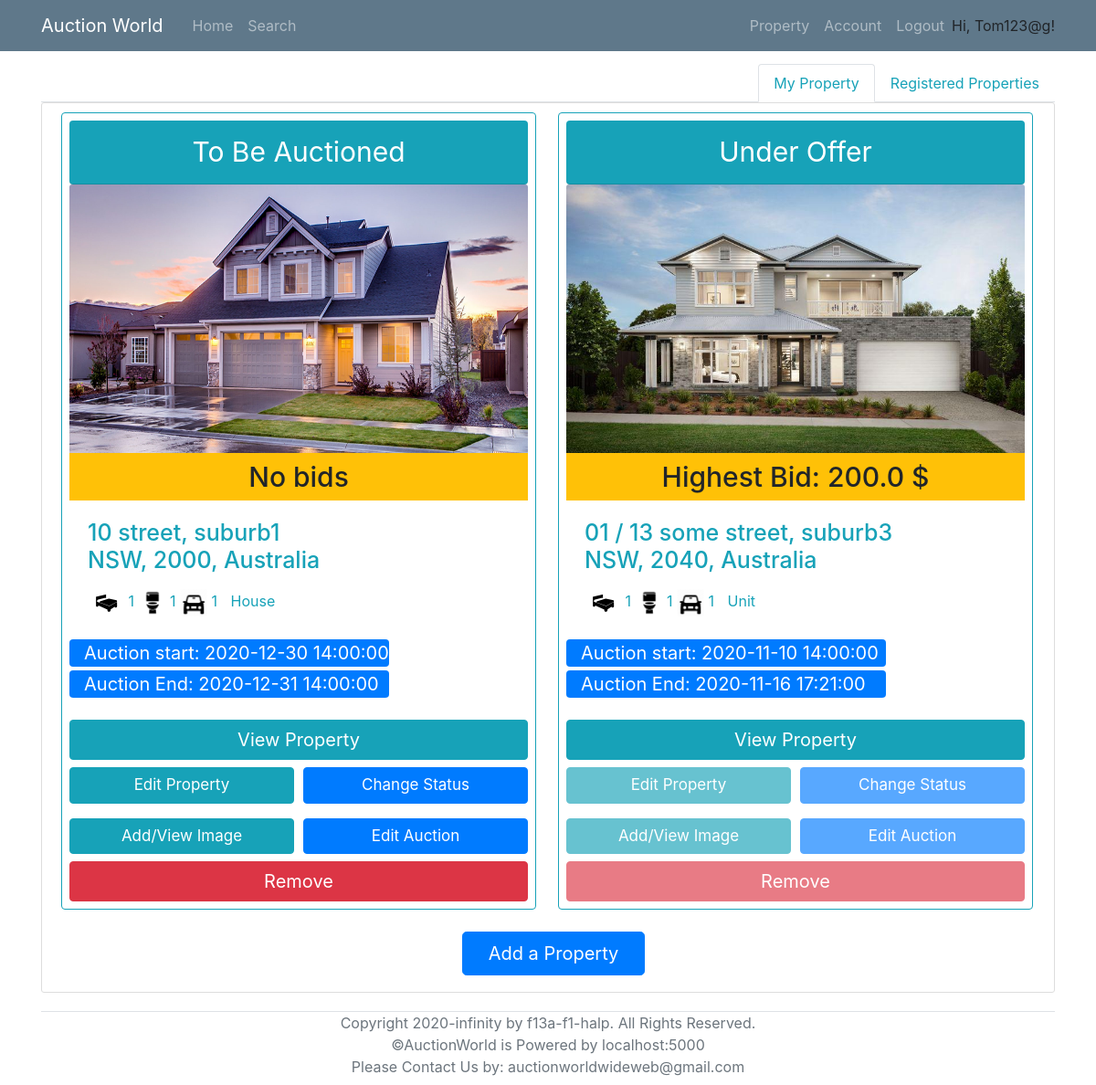
The page /property (signed in) on the database its author committed.
### models.py (models this page shows, shortened)
class User(UserMixin, db.Model):
    __tablename__ = 'User'
    id = db.Column(db.Integer, primary_key = True)
    login_name = db.Column(db.String(collation='NOCASE') ,unique=True, nullable=False)
    email = db.Column(db.String, unique=True, nullable=False)
    password_hash = db.Column(db.String, nullable=False)
    address = db.Column(db.String(1000), nullable=False)
    date_of_birth = db.Column(db.DateTime, nullable=False)
    phone_number = db.Column(db.String,unique=True, nullable=False)
    id_confirmation = db.Column(db.String(100), nullable=True)
    auctionId = db.relationship('AuctionDetails', backref='seller', lazy='dynamic')
    properties = db.relationship('Property', backref='sellerID', lazy='dynamic')
    cards = db.relationship('BankDetails', backref='user', lazy='dynamic')
    registeredProperties = db.relationship('Property',secondary=lambda: RegisteredAssociation.__table__, backref="RegisteredBidders")

class Property(db.Model):
    __tablename__ = 'Property'
    id = db.Column(db.Integer, primary_key = True)
    property_type = db.Column(db.String)
    add_unit = db.Column(db.String(100))
    add_num = db.Column(db.String(100))
    add_name = db.Column(db.String(100))
    add_suburb = db.Column(db.String(100))
    add_state = db.Column(db.String(3))
    add_pc = db.Column(db.String(4))
    num_bedrooms = db.Column(db.Integer)
    num_parking = db.Column(db.Integer)
    num_bathrooms = db.Column(db.Integer)
    parking_features = db.Column(db.String)
    building_size = db.Column(db.Integer)
    land_size = db.Column(db.Integer)
    inspection_date = db.Column(db.DateTime)
    description = db.Column(db.String(2000))
    year_built = db.Column(db.Integer)
    status = db.Column(db.String)
    seller = db.Column(db.Integer, db.ForeignKey('User.id'))
    auctionId = db.relationship('AuctionDetails', backref='Property', uselist=False)
    photo_collection = db.relationship('Photos', backref='Property', lazy='dynamic')
    registeredBidders = db.relationship('User',secondary=lambda: RegisteredAssociation.__table__, backref="RegisteredProperties")

class Photos(db.Model):
    __tablename__ = 'Photos'
    id = db.Column(db.Integer, primary_key = True)
    photo = db.Column(db.String)
    property_id = db.Column(db.Integer, db.ForeignKey('Property.id'))

class AuctionDetails(db.Model):
    __tablename__ = 'AuctionDetails'
    id = db.Column(db.Integer, primary_key=True)
    AuctionStart = db.Column(db.DateTime, nullable=False)
    AuctionEnd = db.Column(db.DateTime, nullable=False)
    ReservePrice = db.Column(db.Float, nullable=False)
    MinBiddingGap = db.Column(db.Float, nullable=False)
    PropertyID = db.Column(db.String, db.ForeignKey('Property.id'), unique=True, nullable=False)
    SellerID = db.Column(db.Integer, db.ForeignKey('User.id'), nullable=False)

### routes.py (the view)
@app.route("/property")
@login_required
def property_list():
    if if_have_cards(current_user.id) is False:
        flash('Please enter your banking detail before adding property', 'warning')
        return redirect(url_for('account', user_id = current_user.id))
    my_properties = db.session.query(Property,AuctionDetails,func.max(Bid.Amount).label('highestBid'))\
                        .filter(Property.seller==current_user.id)\
                        .outerjoin(AuctionDetails, AuctionDetails.PropertyID==Property.id)\
                        .outerjoin(Bid, Bid.AuctionID == AuctionDetails.id)\
                        .group_by(Property.id)
    if my_properties.count() == 0:
        my_properties=None
    propertiesID_registered=RegisteredAssociation.query.filter_by(RegisteredBidderID=current_user.id).all()
    registeredID_list = [ i.PropertyID for i in propertiesID_registered ]
    if len(registeredID_list) == 0:
        registered_properties =None
    else:
        registered_properties = db.session.query(Property,AuctionDetails,func.max(Bid.Amount).label('highestBid'))\
                                .filter(Property.id.in_(registeredID_list))\
                                .outerjoin(AuctionDetails, AuctionDetails.PropertyID==Property.id)\
                                .outerjoin(Bid, Bid.AuctionID == AuctionDetails.id)\
                                .group_by(Property.id)
    time_shift_1hr = datetime.now() + timedelta(hours=1)
    Onehr=timedelta(hours=1)
    return render_template('property.html', properties = my_properties,registered_properties=registered_properties, now_date = time_shift_1hr, Onehr=Onehr)

### models.py (called while the page is built)
@login_manager.user_loader
def load_user(id):
    return User.query.get(id)

### routes.py (called while the page is built)
def if_have_cards(user_id):
    user=db.session.query(User).get(user_id)
    cards = user.cards.count()
    if cards > 0 and len(user.id_confirmation)>0:
        return True
    return False

### templates/property.html (shortened to what this page needs)
{% extends "base.html" %}
{% block content %}
<nav>
    <div class="nav nav-tabs justify-content-end" id="nav-tab" role="tablist">
      <a class="nav-item nav-link text-info active" id="nav-home-tab" data-toggle="tab" href="#nav-home" role="tab" aria-controls="nav-home" aria-selected="true">My Property</a>
      <a class="nav-item nav-link text-info" id="nav-profile-tab" data-toggle="tab" href="#nav-profile" role="tab" aria-controls="nav-profile" aria-selected="false">Registered Properties</a>
    </div>
</nav>
<div class="tab-content" id="nav-tabContent">
    <div class="tab-pane fade show active" id="nav-home" role="tabpanel" aria-labelledby="nav-home-tab">
        <div class="content-section">
            {% if not properties %}
            <div style="width:100%; text-align: center;">
				<h1 class="text-info">No properties found. Add one now!</h1>
			</div>
            {% else %}
            <div class="row col-xl-15">
                {% for (p,a,b) in properties %}
                    <div class="card border-info p-2 col-md-3.8 ml-3 mr-2 mb-3" style="width: 520px;">
                        <div class="card-header rounded text-center bg-info text-white" style="font-size: 30px;">
                            {% if p.status == "auction" %}
                                To Be Auctioned
                            {% elif p.status == "sold" %}
                                Sold
                            {% else %}
                                Under Offer
                            {% endif %}
                        </div>
                        {% if not p.photo_collection.all() %}
                            <img class="card-img-top" src="/static/propertyImage/Sample.jpg" alt="Card image cap" style="width:502px; height: 300px;" >
                        {% else %}
                            <img class="card-img-top" src="/static/propertyImage/{{p.photo_collection.first().photo}}" alt="Card image cap" style="width:502px; height: 300px;" >
                        {% endif %}
                        <h6 class="card-subtitle pt-2 pb-2 text-center bg-warning" style="font-size: 30px;" >
                            {% if b:%}
                                Highest Bid: {{b}} $
                            {% else %}
                                No bids
                            {% endif%}
                        </h6>
                        <div class="card-body text-info">
                            <h4 class="card-title" style="font-size: 25px;">
                                {% if p.add_unit %}
                                    {{p.add_unit}} /
                                {% endif %}
                                {{p.add_num}} {{p.add_name}}, {{p.add_suburb}} <br> {{p.add_state}}, {{p.add_pc}}, Australia
                            </h4>
                            <p class="card-text">
                                <span><img src="/static/icons/bedicon.png" alt="Card image cap" style="width:40px; height: 40px;"> {{p.num_bedrooms}}</span>
                                <span><img src="/static/icons/restroom.png" alt="Card image cap" style="width:30px; height: 30px;"> {{p.num_bathrooms}}</span>
                                <span><img src="/static/icons/car.png" alt="Card image cap" style="width:30px; height: 30px;"> {{p.num_parking}}</span>
                                <span style="margin-top: 7px; margin-left: 10px;">{{p.property_type}}</span>
                            </p>
                        </div>
                        {% if a.AuctionStart and a.AuctionEnd %}
                        <div class="mb-2" style="font-size: 20px; width: 350px;">
                            <p class="bg-primary text-white rounded pl-3  mb-1"> Auction start: {{a.AuctionStart}} </p>
                            <p class="bg-primary text-white rounded pl-3 "> Auction End:   {{a.AuctionEnd}} </p>
                        </div>
                        {% else%}
                            <div style="height: 79.2px;width: 350px;">
                                <p class="bg-secondary text-white rounded pl-3  mb-1" style="font-size: 35px;">No Auction Details</p>
                            </div>
                        {% endif %}
                        <a href="{{ url_for('viewProperty', property_id = p.id) }}">
                            <button class='btn btn-info text-white mr-2 ' style="width: 100%; font-size: 20px;" type='submit'>View Property</button>
                        </a>
                        {% if a %}
                            {% if (now_date >= a.AuctionStart and a.AuctionEnd >= (now_date-Onehr)) or now_date > p.inspection_date or p.status=='sold' %}
                                <div class="mt-2 mb-2">
                                    <span><a href="{{ url_for('edit_property', p_id = p.id) }}"><button class='btn btn-info text-white' style="width: 49%; font-size: 17px;" type='submit' disabled>Edit Property</button></a></span>
                                    <span><a href="{{ url_for('change_status', p_id = p.id) }}"><button class='btn btn-primary text-white' style="width: 49%; font-size: 17px; float: right;" type='submit' disabled>Change Status</button></a></span>
                                </div>
                                <div class="mt-2 mb-2">
                                    <span><a href="{{ url_for('property_image', p_id = p.id) }}"><button class='btn btn-info text-white' style="width: 49%; font-size: 17px;" type='submit' disabled>Add/View Image</button></a></span>
                                    <span><a href="{{ url_for('createAuction', PropertyID = p.id) }}"><button class='btn btn-primary text-white ' style="width: 49%; font-size: 17px;  float: right;"  type='submit' disabled>Edit Auction</button></a></span>
                                </div>
                                <a href="{{ url_for('remove_property', p_id = p.id) }}" onclick = "{if (confirm ( 'Are you sure?')) {this. document.formname.submit (); return true;} return false;} "><button class='btn btn-danger'  style="width: 100%; font-size: 20px;" type='submit' disabled>Remove</button></a>
                            {% else %}
                                <div class="mt-2 mb-2">
                                    <span><a href="{{ url_for('edit_property', p_id = p.id) }}"><button class='btn btn-info text-white' style="width: 49%; font-size: 17px;" type='submit' >Edit Property</button></a></span>
                                    <span><a href="{{ url_for('change_status', p_id = p.id) }}"><button class='btn btn-primary text-white' style="width: 49%; font-size: 17px; float: right;" type='submit' >Change Status</button></a></span>
                                </div>
                                <div class="mt-2 mb-2">
                                    <span><a href="{{ url_for('property_image', p_id = p.id) }}"><button class='btn btn-info text-white' style="width: 49%; font-size: 17px;" type='submit' >Add/View Image</button></a></span>
                                    <span><a href="{{ url_for('createAuction', PropertyID = p.id) }}"><button class='btn btn-primary text-white ' style="width: 49%; font-size: 17px;  float: right;"  type='submit' >Edit Auction</button></a></span>
                                </div>
                                <a href="{{ url_for('remove_property', p_id = p.id) }}" onclick = "{if (confirm ( 'Are you sure?')) {this. document.formname.submit (); return true;} return false;} "><button class='btn btn-danger'  style="width: 100%; font-size: 20px;" type='submit'>Remove</button></a>
                            {% endif %}
                        {% endif %}
                    </div>
                {% endfor %}
            </div>
            {% endif %}
        <a href="{{ url_for('add_property') }}">
            <button class='btn btn-primary btn-lg text-white mt-2 mb-2' style="width: 200px; margin-left: 440px;" type='submit'>Add a Property</button>
        </a>
        </div>
    </div>
</div>
{% endblock %}

### templates/base.html (shortened to what this page needs)
<!DOCTYPE html>
<html lang="en">
<head>
    <link rel="stylesheet" type="text/css" href="../static/css/main.css">
    <link rel="stylesheet" href="https://maxcdn.bootstrapcdn.com/bootstrap/4.0.0/css/bootstrap.min.css">
</head>
<body>
    <header class="site-header">
        <nav class="navbar navbar-expand-md navbar-dark bg-steel fixed-top">
          <div class="container">
            <a class="navbar-brand mr-4" href="/" >Auction World</a>
            <div class="collapse navbar-collapse" id="navbarToggle">
              <div class="navbar-nav mr-auto">
                <a class="nav-item nav-link" href="{{ url_for('home') }}">Home</a>
                <a class="nav-item nav-link" href="/search">Search</a>
              </div>
              <div class="navbar-nav">
                {% if current_user.is_authenticated %}
                  <a class="nav-item nav-link" href="/property">Property</a>
                  <a class="nav-item nav-link" href={{ url_for("account", user_id=current_user.id) }}>Account</a>
                  <a class="nav-item nav-link" href="/logout">Logout</a>
                  <p style="margin-top: 8px; margin-bottom: 0px;">Hi, {{ current_user.login_name }}!</p>
                {% endif %}
              </div>
            </div>
          </div>
        </nav>
      </header>
      <main role="main" class="container" style="margin-top: 70px;">
        <div class="row">
          <div class="col-md-12">
            {% block content %}{% endblock %}
          </div>
        </div>
        <div class="border-top relative-bottom text-center text-muted mb-2" >
          Copyright 2020-infinity by f13a-f1-halp. All Rights Reserved. <br>
          ©AuctionWorld is Powered by localhost:5000 <br>
          Please Contact Us by: auctionworldwideweb@gmail.com
        </div>
      </main>
</body>
</html>

### static/css/main.css (style rules this page uses)
body { background: #fafafa; color: #333333; margin-top: 5rem; }
h1, h2, h3, h4, h5, h6 { color: #444444; }
.bg-steel { background-color: #5f788a; }
.site-header .navbar-nav .nav-link { color: #cbd5db; }
.content-section { background: #ffffff; padding: 10px 20px; border: 1px solid #dddddd; border-radius: 3px; margin-bottom: 20px; }

### rows shown on the page
User: login_name "Tom123@g"
Property: status "To Be Auctioned", photo_collection.first (picture), shows "No bids", add_num "10", add_name "street", add_suburb "suburb1", add_state "NSW", add_pc "2000", num_bedrooms "1", num_bathrooms "1", num_parking "1", property_type "House", AuctionStart "2020-12-30 14:00:00", AuctionEnd "2020-12-31 14:00:00"
Property: status "Under Offer", photo_collection.first (picture), b "200.0", add_unit "01", add_num "13", add_name "some street", add_suburb "suburb3", add_state "NSW", add_pc "2040", num_bedrooms "1", num_bathrooms "1", num_parking "1", property_type "Unit", AuctionStart "2020-11-10 14:00:00", AuctionEnd "2020-11-16 17:21:00"
